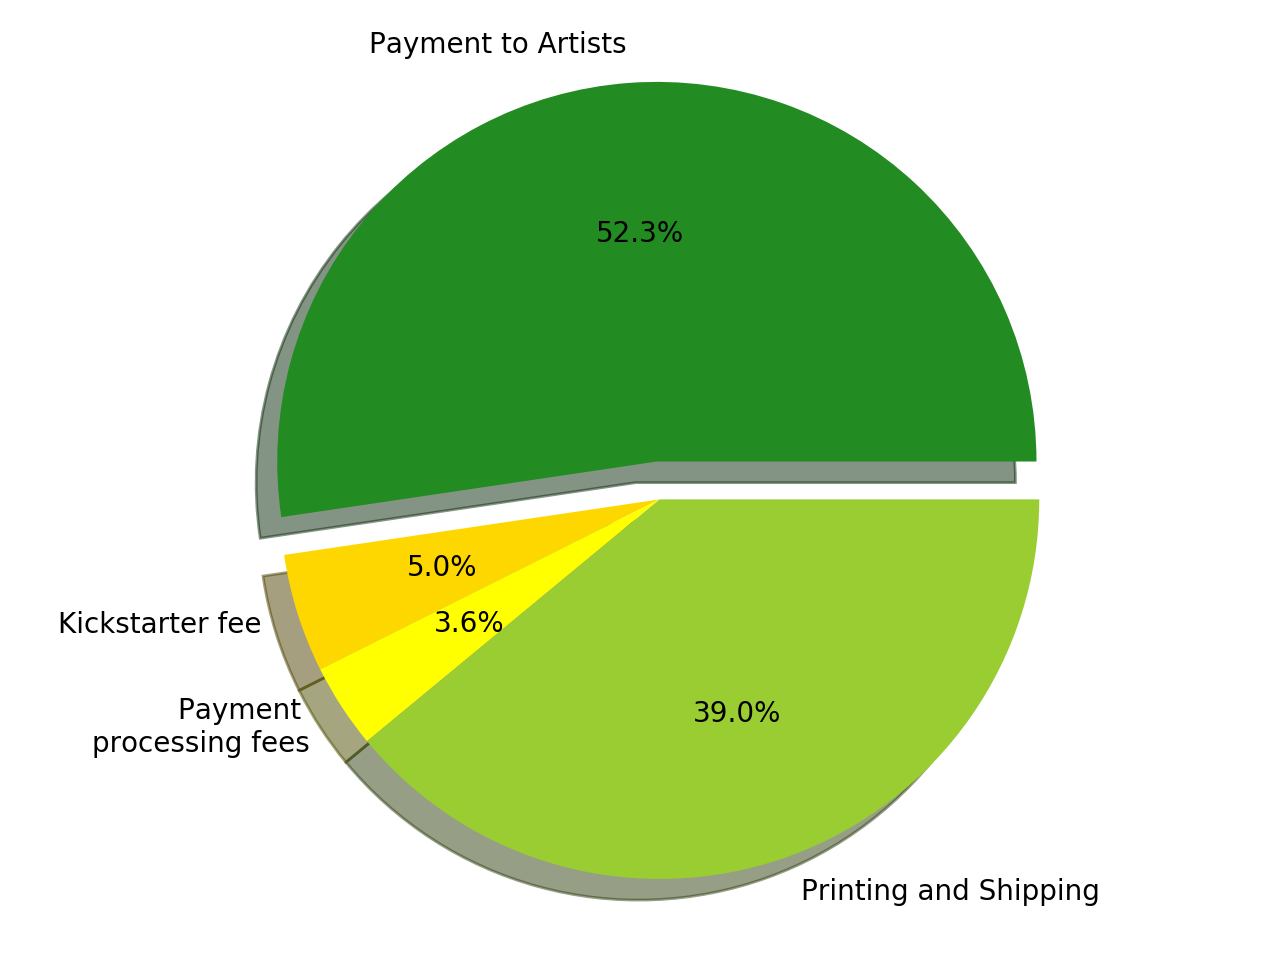

Reproduce this figure in Python.
import os
import matplotlib.pyplot as plt

current_working_directory = os.getcwd()

# Data to plot
funding_goal = 11500
labels = ['Payment to Artists', 'Kickstarter fee', 'Payment \nprocessing fees', 'Printing and Shipping']
sizes = [5960, funding_goal*0.05, 410.2, 4442]
colors = ['forestgreen', 'gold', 'yellow', 'yellowgreen']
explode = (0.1, 0, 0, 0)  # explode 1st slice

# Plot
figure_path = os.path.join(current_working_directory, "ProjectBudget.png")
plt.figure(dpi=200)
plt.pie(sizes, explode=explode, labels=labels, colors=colors,
autopct='%1.1f%%', shadow=True, startangle=0)

plt.axis('equal')
plt.tight_layout()
plt.savefig(figure_path)
plt.show()
